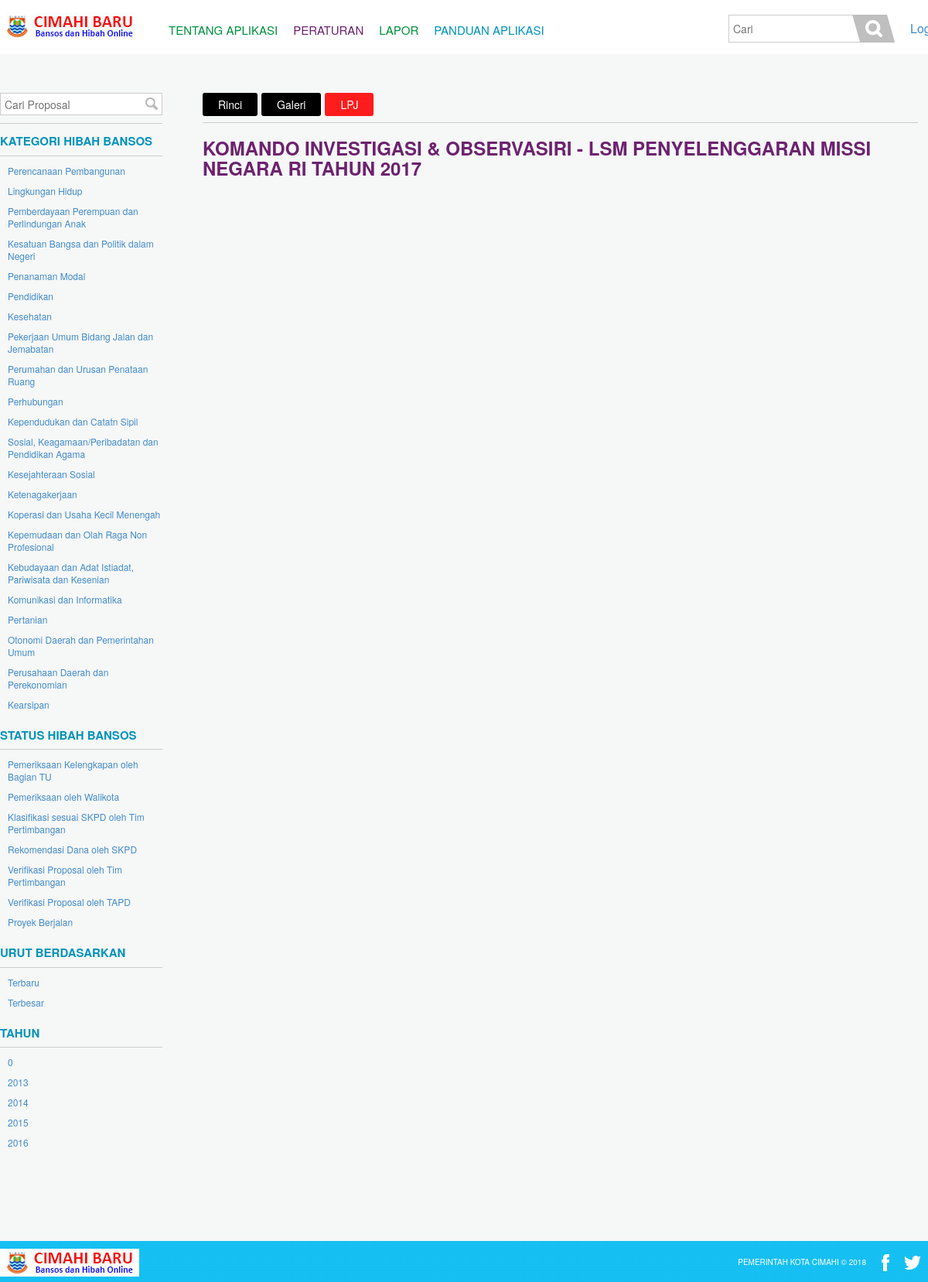
Page /laporan/731 on the committed database.
### tables this page shows
CREATE TABLE IF NOT EXISTS `skpd` (
  `id` int(10) unsigned NOT NULL AUTO_INCREMENT,
  `name` varchar(128) NOT NULL,
  PRIMARY KEY (`id`)
);

CREATE TABLE IF NOT EXISTS `proposal` (
  `id` int(10) unsigned NOT NULL AUTO_INCREMENT,
  `user_id` int(10) unsigned NOT NULL,
  `user` varchar(256) DEFAULT NULL,
  `name` varchar(256) NOT NULL,
  `judul` varchar(256) NOT NULL,
  `latar_belakang` text NOT NULL,
  `maksud_tujuan` text NOT NULL,
  `address` varchar(512) NOT NULL,
  `file` varchar(64) DEFAULT NULL,
  `nphd` varchar(64) DEFAULT NULL,
  `foto` varchar(64) DEFAULT NULL,
  `type_id` tinyint(3) unsigned DEFAULT NULL,
  `skpd_id` int(10) unsigned DEFAULT NULL,
  `time_entry` timestamp NOT NULL DEFAULT CURRENT_TIMESTAMP,
  `tanggal_lpj` date DEFAULT NULL,
  `current_stat` int(10) unsigned DEFAULT NULL,
  PRIMARY KEY (`id`),
  KEY `user_id` (`user_id`),
  KEY `type_id` (`type_id`),
  KEY `skpd_id` (`skpd_id`),
  KEY `current_stat` (`current_stat`)
);

### application/controllers/main.php (called while the page is built, shortened)
<?php if(!defined('BASEPATH')) exit('No direct script access allowed');
class Main extends CI_Controller {
	function __construct()
	{
        $this->load->database();
		$this->load->helper(array('html', 'url'));
		$this->load->model('ifunction');
	}
	public function laporan($dx=0)
	{
			$this->load->view('template/meta');
			$this->load->view('template/header');
			$this->load->view('content/laporan', array('dx' => $dx));
			$this->load->view('template/footer');
	}
}

### index.php (called while the page is built, shortened)
<?php
require_once BASEPATH.'core/CodeIgniter.php';

### application/views/content/laporan.php (the view, shortened to what this page needs)
<div role="main" class="content-main" style="margin:120px 0 50px">
        <div class="wrapper clearfix">
            <aside class="sidebar">
            <div class="form-search-wrapper">
                <form class="form-search form-search-small clearfix" action="<?php echo site_url('proposal') ?>" method="post">
                    <input type="text" name="keyword" placeholder="Cari Proposal">
                    <button name="search" class="btn-ir" type="submit">Search</button>
                </form>
            </div>
            <div class="widget-side">
            <h2>Kategori hibah bansos</h2>
            <ul class="category-list list-nostyle">
                <?php
                $Qkategori = $this->db->query("SELECT * FROM skpd ORDER BY id ASC");
                foreach($Qkategori->result_object() as $kategori){
                    echo '<li><a href="'.site_url('proposal/0/'.$kategori->id).'">'.$kategori->name.'</a></li>';
                }
                ?>
            </ul>
        </div>
        <div class="widget-side">
            <h2>Status hibah bansos</h2>
            <ul class="category-list list-nostyle">
                <li><a href="<?php echo site_url('proposal/0/0/1'); ?>">Pemeriksaan Kelengkapan oleh Bagian TU</a></li>
                <li><a href="<?php echo site_url('proposal/0/0/2'); ?>">Pemeriksaan oleh Walikota</a></li>
                <li><a href="<?php echo site_url('proposal/0/0/3'); ?>">Klasifikasi sesuai SKPD oleh Tim Pertimbangan</a></li>
                <li><a href="<?php echo site_url('proposal/0/0/4'); ?>">Rekomendasi Dana oleh SKPD</a></li>
                <li><a href="<?php echo site_url('proposal/0/0/5'); ?>">Verifikasi Proposal oleh Tim Pertimbangan</a></li>
                <li><a href="<?php echo site_url('proposal/0/0/6'); ?>">Verifikasi Proposal oleh TAPD</a></li>
                <li><a href="<?php echo site_url('proposal/0/0/7'); ?>">Proyek Berjalan</a></li>
            </ul>
        </div>
        <div class="widget-side nav-filter">
            <h2>Urut Berdasarkan</h2>
            <ul class="category-list list-nostyle">
                <li><a href="<?php echo site_url('proposal/0/0/0/1'); ?>">Terbaru</a></li>
                <li><a href="<?php echo site_url('proposal/0/0/0/2'); ?>">Terbesar</a></li>
            </ul>
        </div>
        <div class="widget-side nav-filter">
            <h2>Tahun</h2>
            <ul class="category-list list-nostyle">
                <?php
                $Qtahun = $this->db->query("SELECT YEAR(`time_entry`) AS tahun FROM `proposal` GROUP BY YEAR(`time_entry`) ASC ORDER BY YEAR(`time_entry`) ASC");
                foreach($Qtahun->result_object() as $tahun){
                    echo '<li><a href="'.site_url('proposal/0/0/0/0/'.$tahun->tahun).'">'.$tahun->tahun.'</a></li>';
                }
                ?>
            </ul>
        </div>
        </aside>
        <div class="primary">
            <ul class="nav-project list-nostyle clearfix">
                <li>
                    <a class="btn" href="<?php echo site_url('detail/'.$dx) ?>">Rinci</a>
                </li>
                <li>
                    <a class="btn" href="<?php echo site_url('galeri/'.$dx) ?>">Galeri</a>
                </li>
                <li class="active">
                    <a class="btn" href="#">LPJ</a>
                </li>
            </ul>
            <div class="project-detail-wrapper">
                <?php
                $Qjudul = $this->db->query("SELECT judul FROM proposal WHERE id='$dx'"); $judul = $Qjudul->result_object();
                ?>
                <h1 class="page-title"><?php echo $judul[0]->judul ?></h1>
            </div>
        </div>
    </div>
</div>

### static/css/main.css (style rules this page uses)
article, aside, details, figcaption, figure, footer, header, hgroup, main, nav, section, summary { display: block; }
html { font-size: 100%; -ms-text-size-adjust: 100%; -webkit-text-size-adjust: 100%; }
html, button, input, select, textarea { font-family: sans-serif; }
body { margin: 0; }
h1 { font-size: 2em; margin: 0.67em 0; }
h2 { font-size: 1.5em; margin: 0.83em 0; }
dl, menu, ol, ul { margin: 1em 0; }
menu, ol, ul { padding: 0 0 0 40px; }
form { margin: 0; }
button, input, select, textarea { font-size: 100%; margin: 0; vertical-align: baseline; *vertical-align: middle; }
button, input { line-height: normal; }
button, select { text-transform: none; }
button, html input[type="button"], input[type="reset"], input[type="submit"] { -webkit-appearance: button; cursor: pointer; *overflow: visible; }
html, button, input, select, textarea { color: black; }
.list-nostyle { list-style: none; margin: 0; padding: 0; }
.clearfix { *zoom: 1; }
.clearfix:before, .clearfix:after { content: ''; display: table; }
.clearfix:after { clear: both; }
.btn { -webkit-border-radius: 3px; border-radius: 3px; color: white; cursor: pointer; display: block; font-size: 14px; height: 30px; line-height: 30px; padding: 0 20px; }
.btn-ir { display: block; text-indent: -999em; }
* { -webkit-box-sizing: border-box; -moz-box-sizing: border-box; box-sizing: border-box; }
html { font-size: 16px; }
body { background: #f6f7f7; color: #1a1a1a; font-family: "helvetica neue", "helvetica", sans-serif; line-height: 1.6em; }
h1, h2, h3, h4 { margin: 0 0 10px; }
a { color: #428bca; text-decoration: none; cursor: pointer; }
label, input, button, select, textarea { font-family: "helvetica neue", "helvetica", sans-serif; }
.wrapper { margin: 0 auto; width: 1200px; }
.content-main { margin: 50px 0; min-height: 600px; }
.sidebar { float: left; margin-right: 52px; width: 210px; }
.primary { float: left; width: 925px; }
.page-title { color: #6d236f; font-size: 24px; margin-bottom: 20px; }
.form-search-wrapper { border-bottom: 1px solid #cccccc; margin-bottom: 10px; padding-bottom: 10px; }
.form-search { background: white; border: 1px solid #cccccc; }
.form-search input[type="text"] { border: 0; float: left; font-size: 14px; height: 27px; padding: 3px 5px; }
.form-search .btn-ir { background: url(../img/ico-search.png) no-repeat; border: 0; float: right; height: 16px; margin: 5px 5px 0 0; width: 16px; }
.form-search-small input[type="text"] { width: 184px; }
.widget-side { margin-bottom: 20px; }
.widget-side h2 { border-bottom: 1px solid #cccccc; color: #0093bb; font-size: 15px; margin-bottom: 10px; padding-bottom: 5px; text-transform: uppercase; }
.widget-side .category-list { padding-left: 10px; }
.widget-side .category-list li { line-height: 1; margin-bottom: 10px; }
.widget-side .category-list a { font-size: 12px; }
.nav-filter { margin-bottom: 20px; }
.nav-project { border-bottom: 1px solid #cccccc; margin-bottom: 20px; padding-bottom: 8px; }
.nav-project li { float: left; margin-right: 5px; }
.nav-project .btn { background: black; }
.nav-project .active .btn { background: #ff1c1c; }
.category-list { margin-bottom: 10px; }
.category-list li { margin-bottom: 5px; }

### rows in the picture
skpd: name "Perencanaan Pembangunan"
skpd: name "Lingkungan Hidup"
skpd: name "Pemberdayaan Perempuan dan Perlindungan Anak"
skpd: name "Kesatuan Bangsa dan Politik dalam Negeri"
skpd: name "Penanaman Modal"
skpd: name "Pendidikan"
skpd: name "Kesehatan"
skpd: name "Pekerjaan Umum Bidang Jalan dan Jemabatan"
skpd: name "Perumahan dan Urusan Penataan Ruang"
skpd: name "Perhubungan"
skpd: name "Kependudukan dan Catatn Sipil"
skpd: name "Sosial, Keagamaan/Peribadatan dan Pendidikan Agama"
skpd: name "Kesejahteraan Sosial"
skpd: name "Ketenagakerjaan"
skpd: name "Koperasi dan Usaha Kecil Menengah"
skpd: name "Kepemudaan dan Olah Raga Non Profesional"
skpd: name "Kebudayaan dan Adat Istiadat, Pariwisata dan Kesenian"
skpd: name "Komunikasi dan Informatika"
skpd: name "Pertanian"
skpd: name "Otonomi Daerah dan Pemerintahan Umum"
skpd: name "Perusahaan Daerah dan Perekonomian"
skpd: name "Kearsipan"
proposal: judul "KOMANDO INVESTIGASI & OBSERVASIRI - LSM PENYELENGGARAN MISSI NEGARA RI TAHUN 2017"

### other values in the picture
$tahun->tahun "0"
$tahun->tahun "2013"
$tahun->tahun "2014"
$tahun->tahun "2015"
$tahun->tahun "2016"
